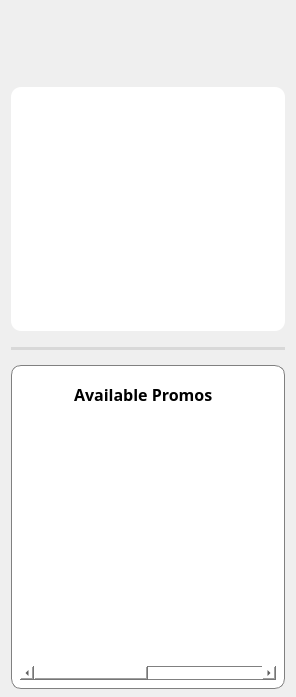
               <widget class="QWidget" name="widget_22" native="true">
                <property name="sizePolicy">
                 <sizepolicy hsizetype="Expanding" vsizetype="Preferred">
                  <horstretch>0</horstretch>
                  <verstretch>0</verstretch>
                 </sizepolicy>
                </property>
                <property name="maximumSize">
                 <size>
                  <width>400</width>
                  <height>16777215</height>
                 </size>
                </property>
                <property name="styleSheet">
                 <string notr="true"/>
                </property>
                <layout class="QGridLayout" name="gridLayout_33">
                 <property name="topMargin">
                  <number>8</number>
                 </property>
                 <property name="bottomMargin">
                  <number>0</number>
                 </property>
                 <item row="1" column="0">
                  <widget class="QWidget" name="widget_106" native="true">
                   <layout class="QGridLayout" name="gridLayout_79">
                    <item row="0" column="0">
                     <spacer name="verticalSpacer_33">
                      <property name="orientation">
                       <enum>Qt::Vertical</enum>
                      </property>
                      <property name="sizeType">
                       <enum>QSizePolicy::Fixed</enum>
                      </property>
                      <property name="sizeHint" stdset="0">
                       <size>
                        <width>20</width>
                        <height>45</height>
                       </size>
                      </property>
                     </spacer>
                    </item>
                   </layout>
                  </widget>
                 </item>
                 <item row="2" column="0">
                  <widget class="QWidget" name="widget_109" native="true">
                   <property name="sizePolicy">
                    <sizepolicy hsizetype="Expanding" vsizetype="Expanding">
                     <horstretch>0</horstretch>
                     <verstretch>0</verstretch>
                    </sizepolicy>
                   </property>
                   <property name="styleSheet">
                    <string notr="true">
border-radius: 10px;
background-color: rgb(255, 255, 255);</string>
                   </property>
                   <layout class="QGridLayout" name="gridLayout_92">
                    <property name="leftMargin">
                     <number>7</number>
                    </property>
                    <property name="topMargin">
                     <number>7</number>
                    </property>
                    <property name="rightMargin">
                     <number>7</number>
                    </property>
                    <property name="bottomMargin">
                     <number>7</number>
                    </property>
                    <property name="verticalSpacing">
                     <number>3</number>
                    </property>
                    <item row="1" column="0">
                     <widget class="QLabel" name="sys_pic">
                      <property name="sizePolicy">
                       <sizepolicy hsizetype="Preferred" vsizetype="Preferred">
                        <horstretch>0</horstretch>
                        <verstretch>0</verstretch>
                       </sizepolicy>
                      </property>
                      <property name="minimumSize">
                       <size>
                        <width>230</width>
                        <height>230</height>
                       </size>
                      </property>
                      <property name="styleSheet">
                       <string notr="true">border: none;</string>
                      </property>
                      <property name="text">
                       <string/>
                      </property>
                      <property name="pixmap">
                       <pixmap>hotelC.png</pixmap>
                      </property>
                      <property name="scaledContents">
                       <bool>true</bool>
                      </property>
                     </widget>
                    </item>
                   </layout>
                  </widget>
                 </item>
                 <item row="4" column="0">
                  <widget class="QWidget" name="widget_50" native="true">
                   <property name="sizePolicy">
                    <sizepolicy hsizetype="Preferred" vsizetype="Expanding">
                     <horstretch>0</horstretch>
                     <verstretch>0</verstretch>
                    </sizepolicy>
                   </property>
                   <property name="minimumSize">
                    <size>
                     <width>250</width>
                     <height>350</height>
                    </size>
                   </property>
                   <property name="maximumSize">
                    <size>
                     <width>380</width>
                     <height>16777215</height>
                    </size>
                   </property>
                   <property name="styleSheet">
                    <string notr="true">background-color: none;
border: none;</string>
                   </property>
                   <layout class="QVBoxLayout" name="verticalLayout_15">
                    <property name="spacing">
                     <number>0</number>
                    </property>
                    <property name="leftMargin">
                     <number>0</number>
                    </property>
                    <property name="topMargin">
                     <number>0</number>
                    </property>
                    <property name="rightMargin">
                     <number>0</number>
                    </property>
                    <property name="bottomMargin">
                     <number>8</number>
                    </property>
                    <item>
                     <widget class="Line" name="line_5">
                      <property name="styleSheet">
                       <string notr="true">background-color: rgb(216, 216, 216);</string>
                      </property>
                      <property name="orientation">
                       <enum>Qt::Horizontal</enum>
                      </property>
                     </widget>
                    </item>
                    <item>
                     <spacer name="verticalSpacer_34">
                      <property name="orientation">
                       <enum>Qt::Vertical</enum>
                      </property>
                      <property name="sizeType">
                       <enum>QSizePolicy::Fixed</enum>
                      </property>
                      <property name="sizeHint" stdset="0">
                       <size>
                        <width>20</width>
                        <height>15</height>
                       </size>
                      </property>
                     </spacer>
                    </item>
                    <item>
                     <widget class="QWidget" name="widget_107" native="true">
                      <property name="sizePolicy">
                       <sizepolicy hsizetype="Expanding" vsizetype="Expanding">
                        <horstretch>0</horstretch>
                        <verstretch>0</verstretch>
                       </sizepolicy>
                      </property>
                      <property name="minimumSize">
                       <size>
                        <width>0</width>
                        <height>160</height>
                       </size>
                      </property>
                      <property name="maximumSize">
                       <size>
                        <width>16777215</width>
                        <height>16777215</height>
                       </size>
                      </property>
                      <property name="styleSheet">
                       <string notr="true">border: 1px solid gray;
border-radius: 10px;
background-color: rgb(255, 255, 255);</string>
                      </property>
                      <layout class="QGridLayout" name="gridLayout_22">
                       <item row="1" column="0" colspan="2">
                        <widget class="QTableWidget" name="tblPromo">
                         <property name="font">
                          <font>
                           <family>Century Gothic</family>
                           <pointsize>10</pointsize>
                          </font>
                         </property>
                         <property name="styleSheet">
                          <string notr="true">border: none;
background-color: rgb(255, 255, 255);</string>
                         </property>
                         <property name="frameShape">
                          <enum>QFrame::Box</enum>
                         </property>
                         <property name="frameShadow">
                          <enum>QFrame::Raised</enum>
                         </property>
                         <attribute name="horizontalHeaderVisible">
                          <bool>false</bool>
                         </attribute>
                         <attribute name="horizontalHeaderDefaultSectionSize">
                          <number>170</number>
                         </attribute>
                         <attribute name="horizontalHeaderShowSortIndicator" stdset="0">
                          <bool>false</bool>
                         </attribute>
                         <attribute name="horizontalHeaderStretchLastSection">
                          <bool>true</bool>
                         </attribute>
                         <attribute name="verticalHeaderVisible">
                          <bool>false</bool>
                         </attribute>
                         <column>
                          <property name="text">
                           <string>Promo</string>
                          </property>
                         </column>
                         <column>
                          <property name="text">
                           <string>Date Valid</string>
                          </property>
                         </column>
                        </widget>
                       </item>
                       <item row="0" column="0" colspan="2">
                        <widget class="QWidget" name="widget_108" native="true">
                         <property name="styleSheet">
                          <string notr="true">border: none;</string>
                         </property>
                         <layout class="QGridLayout" name="gridLayout_81">
                          <property name="leftMargin">
                           <number>0</number>
                          </property>
                          <item row="0" column="0" alignment="Qt::AlignHCenter">
                           <widget class="QLabel" name="label_73">
                            <property name="font">
                             <font>
                              <family>Century Gothic</family>
                              <pointsize>12</pointsize>
                              <weight>75</weight>
                              <bold>true</bold>
                             </font>
                            </property>
                            <property name="styleSheet">
                             <string notr="true">border: none;</string>
                            </property>
                            <property name="text">
                             <string>Available Promos</string>
                            </property>
                           </widget>
                          </item>
                         </layout>
                        </widget>
                       </item>
                      </layout>
                     </widget>
                    </item>
                   </layout>
                  </widget>
                 </item>
                 <item row="0" column="0">
                  <spacer name="verticalSpacer_35">
                   <property name="orientation">
                    <enum>Qt::Vertical</enum>
                   </property>
                   <property name="sizeType">
                    <enum>QSizePolicy::Fixed</enum>
                   </property>
                   <property name="sizeHint" stdset="0">
                    <size>
                     <width>20</width>
                     <height>10</height>
                    </size>
                   </property>
                  </spacer>
                 </item>
                 <item row="3" column="0">
                  <spacer name="verticalSpacer_7">
                   <property name="orientation">
                    <enum>Qt::Vertical</enum>
                   </property>
                   <property name="sizeType">
                    <enum>QSizePolicy::Fixed</enum>
                   </property>
                   <property name="sizeHint" stdset="0">
                    <size>
                     <width>20</width>
                     <height>10</height>
                    </size>
                   </property>
                  </spacer>
                 </item>
                </layout>
               </widget>
